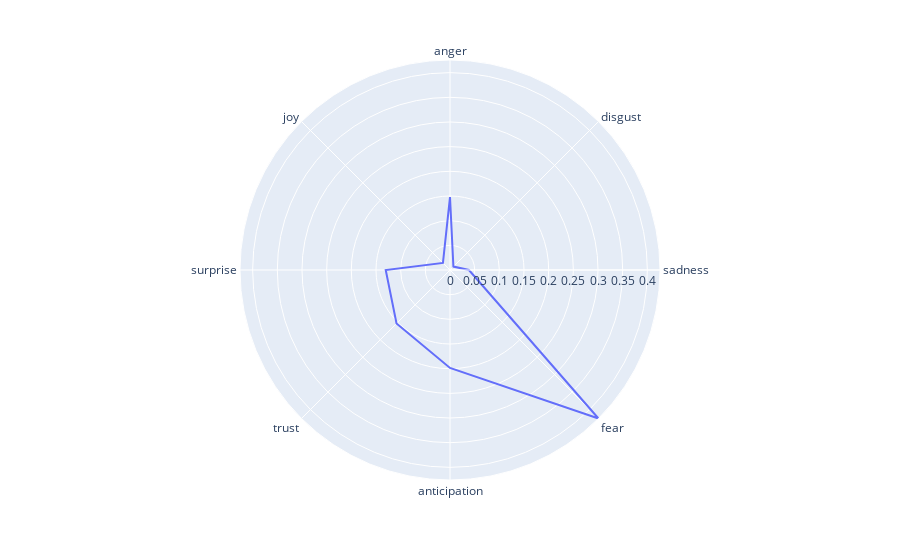
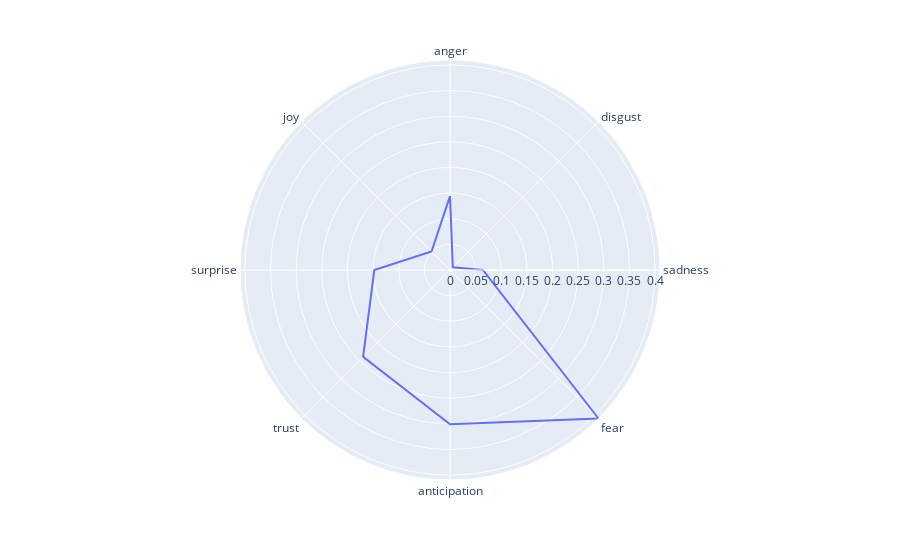
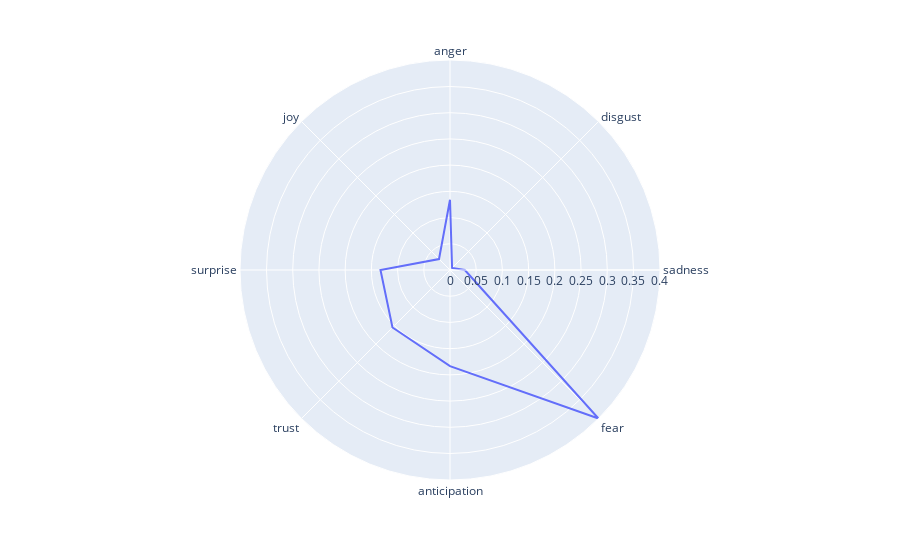
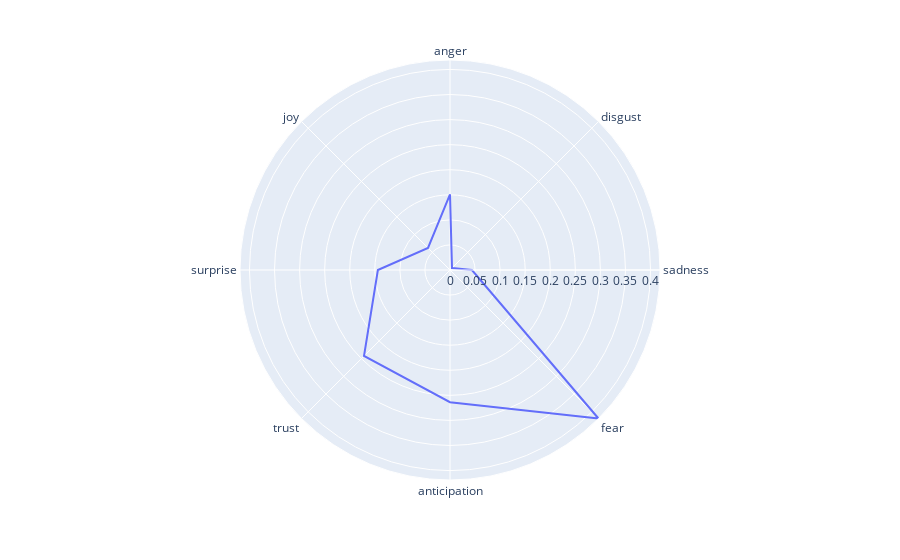

Notebook cell for these charts, in order:
### Code cell
bias_list = ['LEFT', 'RIGHT']
keywords = ['russia', 'nato']
emotion_list = ['anger', 'disgust',  'sadness', 'fear', 'anticipation', 'trust', 'surprise', 'joy']

for bias in bias_list:

    temp_df = df[df['bias_rating'].str.contains(bias)]

    for a, b in itertools.combinations(keywords, 2):
        idx = np.where((temp_df[a] == 1) & (temp_df[b] == 1))[0]
        comention_df = temp_df.iloc[idx]

        a_emotion_list = [0]*len(emotion_list)
        b_emotion_list = [0]*len(emotion_list)

        for i in tqdm(range(len(comention_df))):
            sample_text = comention_df.iloc[i]['title']
            fmnt = emos.formamentis_network(sample_text) 

            bag_of_words_a = " ".join([pair[1] for pair in fmnt.edges if pair[0].lower() == a])
            bag_of_words_b = " ".join([pair[1] for pair in fmnt.edges if pair[0].lower() == b])
            
            zscores_a = emos.zscores(bag_of_words_a)
            zscores_b = emos.zscores(bag_of_words_b)

            for j, emotion in enumerate(emotion_list):
                a_emotion_list[j] += (zscores_a[emotion]/len(comention_df))
                b_emotion_list[j] += (zscores_b[emotion]/len(comention_df))


        df_a = pd.DataFrame(dict(r=a_emotion_list, theta=emotion_list))
        fig = px.line_polar(df_a, r='r', theta='theta', line_close=True)
        font=dict(
        family="Courier New, monospace",
        size=30,  # Set the font size here
        color="RebeccaPurple"
    )
        fig.write_image(src_path +f'/figures/{bias}_{a}.png')
        fig.show()


        df_b = pd.DataFrame(dict(r=b_emotion_list, theta=emotion_list))
        fig = px.line_polar(df_b, r='r', theta='theta', line_close=True)
        font=dict(
        family="Courier New, monospace",
        size=30,  # Set the font size here
        color="RebeccaPurple"
    )
        fig.write_image(src_path +f'/figures/{bias}_{b}.png')
        fig.show()

### Figure 1 — Plotly figure (JSON) as saved in the notebook; plotly's stock layout.template omitted (floating-point values rounded to 4 significant figures)
{"data": [{"hovertemplate": "r=%{r}<br>theta=%{theta}<extra></extra>", "legendgroup": "", "line": {"color": "#636efa", "dash": "solid"}, "marker": {"symbol": "circle"}, "mode": "lines", "name": "", "r": [0.1477, 0.009753, 0.03831, 0.4256, 0.1985, 0.1533, 0.1303, 0.0202, 0.1477], "showlegend": false, "subplot": "polar", "theta": ["anger", "disgust", "sadness", "fear", "anticipation", "trust", "surprise", "joy", "anger"], "type": "scatterpolar"}], "layout": {"legend": {"tracegroupgap": 0}, "margin": {"t": 60}, "polar": {"angularaxis": {"direction": "clockwise", "rotation": 90}, "domain": {"x": [0, 1], "y": [0, 1]}}}}

### Figure 2 — Plotly figure (JSON) as saved in the notebook; plotly's stock layout.template omitted (floating-point values rounded to 4 significant figures)
{"data": [{"hovertemplate": "r=%{r}<br>theta=%{theta}<extra></extra>", "legendgroup": "", "line": {"color": "#636efa", "dash": "solid"}, "marker": {"symbol": "circle"}, "mode": "lines", "name": "", "r": [0.1442, 0.007663, 0.06409, 0.4096, 0.3009, 0.2396, 0.1477, 0.05085, 0.1442], "showlegend": false, "subplot": "polar", "theta": ["anger", "disgust", "sadness", "fear", "anticipation", "trust", "surprise", "joy", "anger"], "type": "scatterpolar"}], "layout": {"legend": {"tracegroupgap": 0}, "margin": {"t": 60}, "polar": {"angularaxis": {"direction": "clockwise", "rotation": 90}, "domain": {"x": [0, 1], "y": [0, 1]}}}}

### Figure 3 — Plotly figure (JSON) as saved in the notebook; plotly's stock layout.template omitted (floating-point values rounded to 4 significant figures)
{"data": [{"hovertemplate": "r=%{r}<br>theta=%{theta}<extra></extra>", "legendgroup": "", "line": {"color": "#636efa", "dash": "solid"}, "marker": {"symbol": "circle"}, "mode": "lines", "name": "", "r": [0.134, 0.005642, 0.02821, 0.4006, 0.1834, 0.1551, 0.1326, 0.02962, 0.134], "showlegend": false, "subplot": "polar", "theta": ["anger", "disgust", "sadness", "fear", "anticipation", "trust", "surprise", "joy", "anger"], "type": "scatterpolar"}], "layout": {"legend": {"tracegroupgap": 0}, "margin": {"t": 60}, "polar": {"angularaxis": {"direction": "clockwise", "rotation": 90}, "domain": {"x": [0, 1], "y": [0, 1]}}}}

### Figure 4 — Plotly figure (JSON) as saved in the notebook; plotly's stock layout.template omitted (floating-point values rounded to 4 significant figures)
{"data": [{"hovertemplate": "r=%{r}<br>theta=%{theta}<extra></extra>", "legendgroup": "", "line": {"color": "#636efa", "dash": "solid"}, "marker": {"symbol": "circle"}, "mode": "lines", "name": "", "r": [0.1509, 0.005642, 0.04372, 0.4189, 0.2638, 0.2426, 0.1439, 0.06206, 0.1509], "showlegend": false, "subplot": "polar", "theta": ["anger", "disgust", "sadness", "fear", "anticipation", "trust", "surprise", "joy", "anger"], "type": "scatterpolar"}], "layout": {"legend": {"tracegroupgap": 0}, "margin": {"t": 60}, "polar": {"angularaxis": {"direction": "clockwise", "rotation": 90}, "domain": {"x": [0, 1], "y": [0, 1]}}}}
